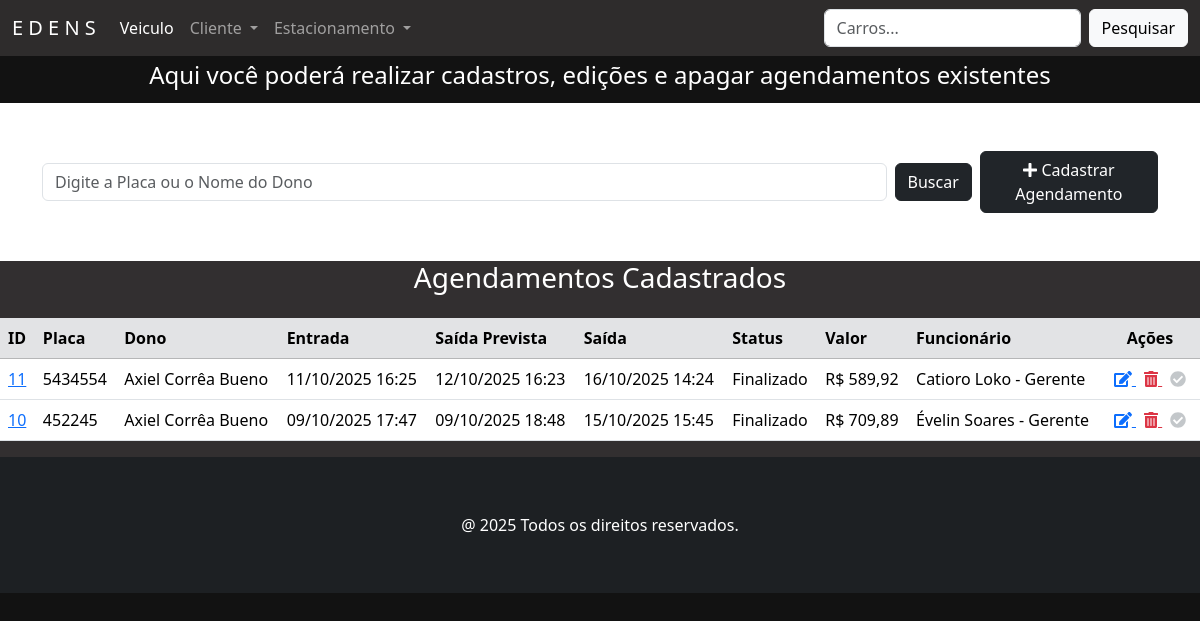
/agendamentos/, run on an earlier commit of the app's database.
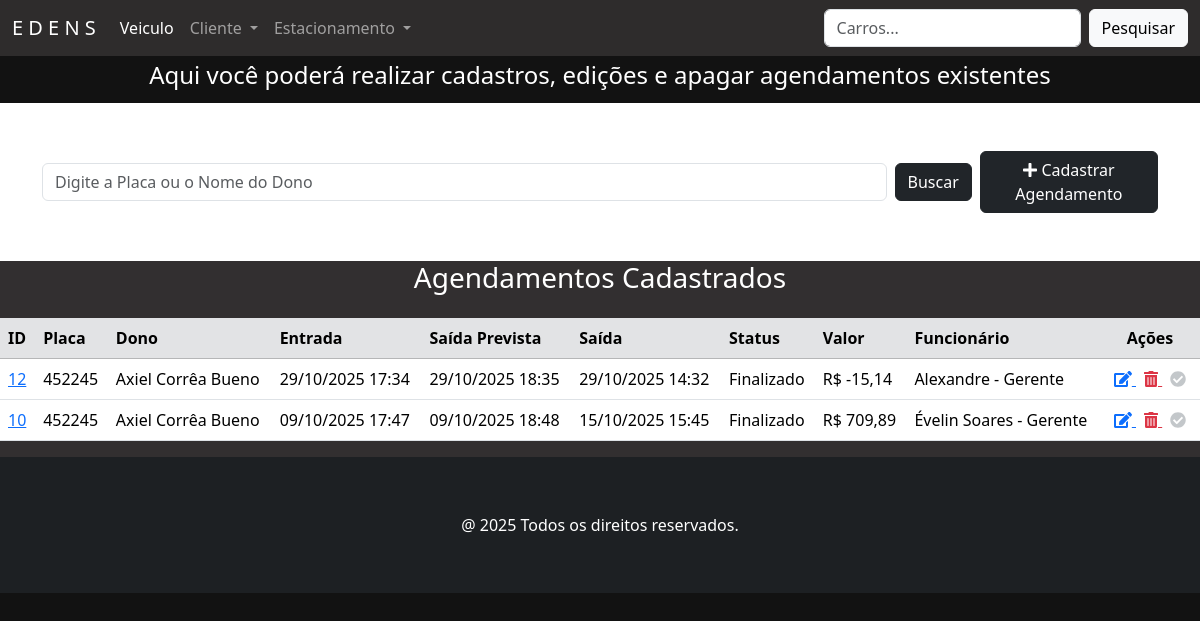
And on a later commit of the database.
### agendamentos/models.py (models this page shows, shortened)
class Agendamento(models.Model):
    placa = models.ForeignKey(Veiculo, on_delete=models.CASCADE, related_name='agendamentos', verbose_name='Placa')
    dono = models.ForeignKey(Cliente, on_delete=models.CASCADE, related_name='agendamentos',verbose_name='Dono')
    funcionario = models.ForeignKey(Funcionario, on_delete=models.CASCADE, related_name='agendamentos',verbose_name='Funcionario')
    entrada = models.DateTimeField('Entrada', help_text='Data e hora de entrada')
    saida_prevista = models.DateTimeField('Saída Prevista', help_text='Data e hora prevista de saída')
    saida = models.DateTimeField('Saída Real', null=True, blank=True, help_text='Data e hora real de saída')
    valor = models.DecimalField('Valor', max_digits=8, decimal_places=2, editable=False, default=0.00)
    STATUS_CHOICES = [
        ('andamento', 'Em Andamento'),
        ('finalizado', 'Finalizado'),
        ('cancelado', 'Cancelado'),
    ]
    status = models.CharField(max_length=20, choices=STATUS_CHOICES, default='andamento', verbose_name='Status')
    class Meta:
        verbose_name = 'Agendamento'
        verbose_name_plural = 'Agendamentos'
        ordering = ['-entrada']

### veiculo/models.py (models this page shows)
class Veiculo(models.Model):
    placa = models.CharField('Placa', max_length=10, unique=True, help_text='Placa do veículo')
    tipo = models.CharField('Tipo de Veículo', max_length=20, choices=TIPO_VEICULO)
    dono = models.ForeignKey(Cliente, on_delete=models.CASCADE, related_name='veiculos', default=1)
    class Meta:
        verbose_name = 'Veículo'
        verbose_name_plural = 'Veículos'
    def __str__(self):
        return f"{self.placa}"

### funcionarios/models.py (models this page shows)
class Funcionario(models.Model):
    idFuncionario = models.AutoField(primary_key=True, verbose_name='ID Estadia')
    nome = models.CharField('Nome', max_length=50, help_text='Nome completo')
    cpf = models.CharField('CPF', max_length=11, help_text='CPF completo', unique=True)
    fone = models.CharField('Fone', max_length=11, help_text='Número de telefone', unique=True)
    cargo = models.CharField('Cargo', max_length=20, choices=CARGO_CHOICES)
    salario = models.DecimalField('Salário', max_digits=10, decimal_places=2, help_text='Salário do funcionário')
    foto = StdImageField(upload_to='media/', variations={'thumb': {'width': 150, 'height': 150, 'crop': True}}, blank=True, null=True, verbose_name="Foto")
    class Meta:
        verbose_name = 'Funcionário'
        verbose_name_plural = 'Funcionários'
    def __str__(self):
        return f"{self.nome} - {self.cargo}"

### agendamentos/views.py (the view)
# urls.py: path('agendamentos/', AgendamentoView.as_view(), name='agendamentos'),
class AgendamentoView(ListView):
    model = Agendamento
    template_name = 'agendamento.html'
    def get_queryset(self):
        buscar = self.request.GET.get('buscar')
        qs = super().get_queryset()
        if buscar:
            qs = qs.filter(placa__icontains=buscar) | qs.filter(dono__icontains=buscar)
        if qs.exists():
            paginator = Paginator(qs, 10)
            listagem = paginator.get_page(self.request.GET.get('page'))
            return listagem
        else:
            messages.info(self.request, 'Não existem agendamentos cadastrados.')
            return Agendamento.objects.none()

### pessoa/models.py (called while the page is built)
    def __str__(self):
        return super().nome

### agendamentos/templates/agendamento.html (shortened to what this page needs)
{% extends 'principal.html' %}
{% load django_bootstrap5 %}
{% load static %}
{% block content %}
    <div class="contaier-flex text-center text-white" style="background-color: #121212; padding: 5px">
        <h4>Aqui você poderá realizar cadastros, edições e apagar agendamentos existentes</h4>
    </div>
    <section class="section">
        <div class="container mb-5 mt-5">
            <form action="" method="GET" class="d-flex justify-content-start align-items-center gap-2">
                <input class="form-control" type="text" name="buscar" value="{{ request.GET.buscar }}"
                       placeholder="Digite a Placa ou o Nome do Dono" style="max-width: 900px;">
                <button type="submit" class="btn btn-dark">Buscar</button>
                <a href="{% url 'agendamentos_adicionar' %}" class="btn btn-dark">
                    <i class="fas fa-plus"></i> Cadastrar Agendamento
                </a>
            </form>
        </div>
    </section>
    {% if object_list %}
        <div class="card-body" style="background-color: #322f30">
            <h3 class="text-center text-white mb-4">Agendamentos Cadastrados</h3>
            <div class="table-responsive">
                <table class="table table-hover">
                    <thead class="table-secondary">
                    <tr>
                        <th>ID</th>
                        <th>Placa</th>
                        <th>Dono</th>
                        <th>Entrada</th>
                        <th>Saída Prevista</th>
                        <th>Saída</th>
                        <th>Status</th>
                        <th>Valor</th>
                        <th>Funcionário</th>
                        <th style="width: 100px; text-align: center">Ações</th>
                    </tr>
                    </thead>
                    <tbody>
                    {% for agendamento in object_list %}
                        <tr>
                            <td>
                                <a href="#" data-bs-toggle="modal" data-bs-target="#modal{{ agendamento.id }}">
                                    {{ agendamento.id }}
                                </a>
                            </td>
                            <td>{{ agendamento.placa }}</td>
                            <td>{{ agendamento.dono }}</td>
                            <td>{{ agendamento.entrada|date:"d/m/Y H:i" }}</td>
                            <td>{{ agendamento.saida_prevista|date:"d/m/Y H:i" }}</td>
                            <td>{{ agendamento.saida|date:"d/m/Y H:i" }}</td>
                            <td>{{ agendamento.get_status_display }}</td>
                            <td>R$ {{ agendamento.valor|floatformat:2 }}</td>
                            <td>{{ agendamento.funcionario }}</td>
                            <td class="text-center">
                                <a href="{% url 'agendamentos_editar' agendamento.pk %}" class="me-2" title="Editar">
                                    <i class="fas fa-edit"></i>
                                </a>
                                <a href="{% url 'agendamentos_apagar' agendamento.pk %}"title="Apagar"
                                   class="text-danger me-2">
                                    <i class="fas fa-trash-alt"></i>
                                </a>
                                {% if agendamento.status != 'finalizado' %}
                                    <a href="{% url 'agendamentos_finalizar' agendamento.pk %}" class="text-primary"
                                       title="Finalizar">
                                        <i class="fas fa-check-circle"></i>
                                    </a>
                                {% else %}
                                    <span class="text-secondary" title="Já finalizado"
                                          style="pointer-events: none; opacity: 0.4;"><i class="fas fa-check-circle"></i></span>
                                {% endif %}
                            </td>
                        </tr>
                    {% endfor %}
                    </tbody>
                </table>
            </div>
        </div>
    {% else %}
        <p class="text-center mt-4">Nenhum agendamento encontrado.</p>
    {% endif %}
{% endblock %}

### home/templates/principal.html (shortened to what this page needs)
<!DOCTYPE html>
{% load static %}
<html lang="pt-br">
{% block head %}
    {% include 'head.html' %}
{% endblock %}
<body>
<div class="container-float bg-white">
    <nav class="navbar navbar-expand-lg navbar-custom navbar-dark sticky-top">
        <div class="container-fluid">
            <a class="navbar-brand" href="{% url 'index' %}">E D E N S</a>
            <div class="collapse navbar-collapse" id="navbarSupportedContent">
                <ul class="navbar-nav me-auto mb-2 mb-lg-0">
                    <li class="nav-item">
                        <a class="nav-link active" aria-current="page" href="{% url 'veiculo' %}">Veiculo</a>
                    </li>
                     <li class="nav-item dropdown">
                        <a class="nav-link dropdown-toggle" href="#" role="button" data-bs-toggle="dropdown"
                        aria-expanded="false">
                            Cliente
                        </a>
                    </li>
                    <li class="nav-item dropdown">
                        <a class="nav-link dropdown-toggle" href="#" role="button" data-bs-toggle="dropdown"
                           aria-expanded="false">
                            Estacionamento
                        </a>
                    </li>
                </ul>
                <form class="d-flex" role="search">
                    <input class="form-control me-2" type="search" placeholder="Carros..." aria-label="Carros..."/>
                    <button class="btn btn-light" type="submit">Pesquisar</button>
                </form>
            </div>
        </div>
    </nav>
    {% block content %}
    {% endblock %}
</div>
</body>
{% block footer %}
			{% include "footer.html" %}
		{% endblock %}
</html>

### home/templates/head.html (shortened to what this page needs)
{% load static %}
<head>
    <link rel="stylesheet" href="https://cdn.es.gov.br/fonts/font-awesome/css/font-awesome.min.css">
    <link rel="stylesheet" href="https://cdn.jsdelivr.net/npm/bootstrap@5.3.3/dist/css/bootstrap.min.css"
/>
    <link rel="stylesheet" href="{% static 'css/estilos.css' %}">
</head>

### home/templates/footer.html (shortened to what this page needs)
<section class="section bg-dark p-2 bg-opacity-75">
    <div class="container text-center p-5">
        <p class="text-white m-0">@ 2025 Todos os direitos reservados.</p>
    </div>
</section>

### static/css/estilos.css (style rules this page uses)
.navbar-custom { background-color: #2e2c2c; }
body:not(.navbar-custom) { background-color: #121212; }

What changed in the data, as far as the page shows it:
removed Agendamento: id "11", placa "5434554", dono "Axiel Corrêa Bueno", entrada "11/10/2025 16:25", saida_prevista "12/10/2025 16:23", saida "16/10/2025 14:24", status "Finalizado", valor "589,92", funcionario "Catioro Loko - Gerente"
added Agendamento: id "12", placa "452245", dono "Axiel Corrêa Bueno", entrada "29/10/2025 17:34", saida_prevista "29/10/2025 18:35", saida "29/10/2025 14:32", status "Finalizado", valor "-15,14", funcionario "Alexandre - Gerente"
